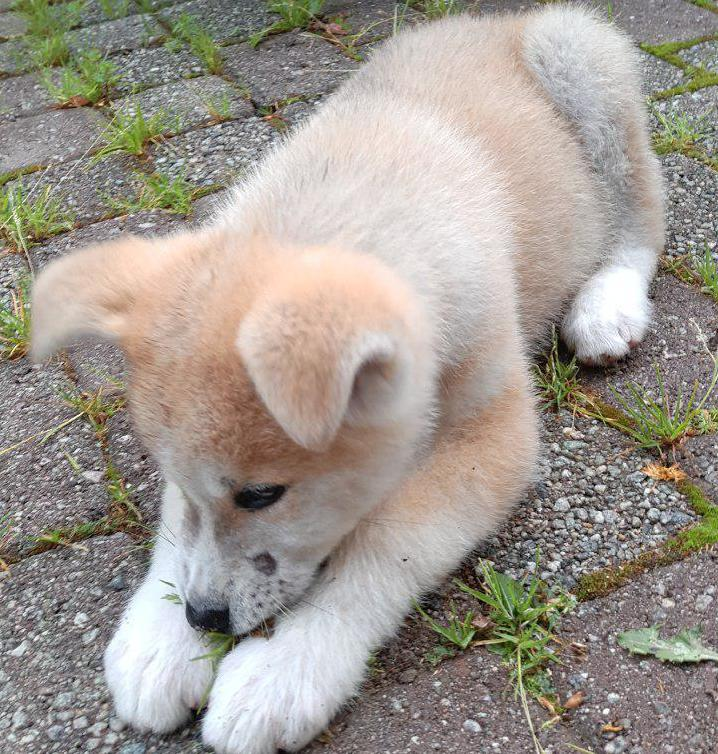
#> input picture demos/imagenes/dog.jpg, 718 x 754 px
$ python 17_Filtrado_Imagenes_FFT.py
#> lines starting #> are read from the running program, lines starting #| are printed output that depends on the picture
# -*- coding: utf-8 -*-
# ---
# jupyter:
#   jupytext:
#     formats: ipynb,py:percent
#     text_representation:
#       extension: .py
#       format_name: percent
#       format_version: '1.3'
#       jupytext_version: 1.6.0
#   kernel_info:
#     name: python3
#   kernelspec:
#     display_name: Python 3
#     language: python
#     name: python3
# ---

# %% [markdown]
# # Filtrado de imágenes usando transformada de Fourier
# <section class="post-meta">
# Carlos Ruestes, Cristián Sanchez
# </section>
# Última edición: Noviembre de 2020___

# %% [markdown]
# ## Introducción
#
# En este notebook discutiremos la transformada de Fourier bidimensional y su uso en filtrado de imágenes. Si desean un conocimiento conceptual más profundo, pueden ver las referencias al final de este notebook. Recuerden que podemos interpretar la transformada de Fourier del dominio espacial (aquí son las imágenes) como el dominio de frecuencias, o el espectro de frecuencias. Por simplicidad, usaremos imágenes en escala de grises, pero es relativamente sencillo generalizar esto a imágenes a color.

# %%
import matplotlib.pyplot as plt
import numpy as np
import scipy.fftpack as fft
from skimage import io
import warnings
# %matplotlib inline

# Tomar el logaritmo de cero al visualizar el espectro da advertencias,
# así que las desactivamos
warnings.filterwarnings("ignore")


# %% [markdown]
# ## Transformada de fourier de una imagen
#
# Para simplificar y minimizar la implementación de código, creamos una función para visualizar una imagen y su correspondiente espectro en el dominio de frecuencias. Nótese que graficamos el logaritmo del valor absoluto.

# %%
def visualise(image, spectrum, title='', title_img='', title_spec='', cmap='gray'):
    """ Visualizar una image y su espectro en frec. en una figura.

    Parametros:
        image: en forma de array, como en plt.imshow(). Imagen.
        spectrum:en forma de array, como en plt.imshow(). Espectro.
        title: string. Titulo. Opcional.
        title_img. string. Subtitulo. Opcional.
        title_spec. string. Subtitulo Espectro. Opcional.
        cmap: `~matplotlib.colors.Colormap`. Color map. Opcional.
    """
    plt.figure(figsize=(18, 5))
    plt.subplot(121)
    plt.imshow(image, cmap=cmap)
    plt.title(title_img)
    plt.subplot(122)
    plt.imshow(np.log(abs(spectrum)), cmap=cmap)
    plt.title(title_spec)
    plt.suptitle(title)
    plt.show()


# %% [markdown]
# Creamos dos funciones para calcular la transformada de Fourier y la antitransformada de una imagen. Nótese que estas funciones también desplazan los cuadrantes, de manera que las frecuencias bajas aparecen hacia el medio del espectro y la frecuencia aumenta a medida que lo hace la distancia al centro. Es una convención que se encuentra frecuentemente en la literatura.

# %%
def FFT(image):
    """ Computa la FFT discreta 2D de una imagen y desplaza el cero de frec.
    hacia el centro del espectro.

    Parametros:
        image: en forma de array, dimension (m,n), puede ser complejo.
    Returns: ndarray complejo, dimension (m,n). Espectro.
    """
    return np.fft.fftshift(np.fft.fft2(image))

def IFFT(spectrum):
    """ Desplaza el cero de frec. hacia los extremos del espectro y
    computa la anti FFT discreta 2D de una imagen.

    Parametros:
        spectrum: forma de array, dimension (m,n), puede ser complejo.
    Returns: ndarray complejo, dimension (m,n). Dominio espacila.
    """
    return np.fft.ifft2(np.fft.fftshift(spectrum))


# %% [markdown]
# Tomemos la transformada rápida de una imagen y grafiquemos el resultado.

# %%
img = io.imread('imagenes/dog.jpg', as_gray=True)
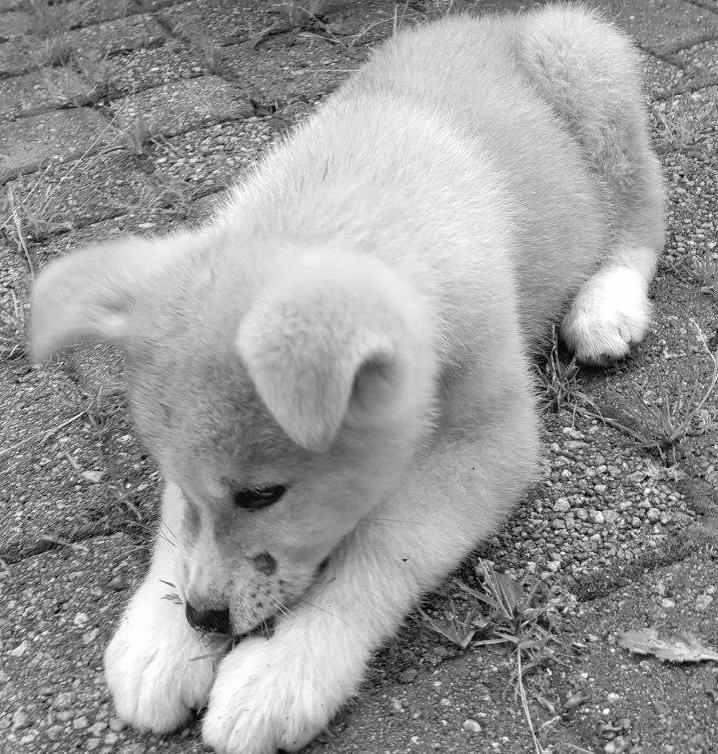
#> img: shape (754, 718) float64; min 0, max 1, mean 0.603

spec = FFT(img)
visualise(img, spec, title_img='Imagen inicial', title_spec='Espectro')


# %% [markdown]
# ## Filtrado
#
# Hay una cantidad innumerable de filtros que se pueden utilizar sobre el dominio en frecuencia para filtrar la imagen original. Vamos a implementar filtros de bajas y altas frecuencias en forma de filtro pasa-altos y pasa-bajos, respectivamente. Usaremos un filtro ideal y un filtro gaussiano en ambos casos.
#
# Se asume que la imagen en cuestión tiene $n$ pixeles horizontales (dirección $x$) y $m$ pixeles verticales (dirección $y$). Sea $x=0,1,...,n-1$ e $y=0,1,..,m-1$ que definen una grilla cuadrada $x \times y$. Denotemos al espectro en frecuencia como $\mathcal F$, los filtros ideales como $I_\text{lowpass}$ e $I_\text{highpass}$ y los filtros gaussianos como $G_\text{lowpass}$ y $G_\text{highpass}$, todos definidos en la grilla $x \times y$. Definimos estos filtros tal que un espectro filtrado esta dado por el producto matricial elemental  $\mathcal F\circ I$ y $\mathcal F\circ G$.
#
# $r=\sqrt{(x-n/2)^2+(y-m/2)^2}\geq0$ es la distancia desde el centro del espectro. Los filtros que consideramos dependen solo de un parámetro $\xi\in \mathbb{R}^+$. En esta notación, los filtros ideales estan dados por
#
# $$
# I_\text{lowpass}=\begin{cases}
# 1,& \text{si } r\leq\xi,\\
# 0,& \text{si } r>\xi,
# \end{cases}
# \quad \text{y} \quad
# I_\text{highpass}=\begin{cases}
# 1,& \text{si } r\geq\xi,\\
# 0,& \text{si } r<\xi,
# \end{cases}
# $$
#
# mientras que los filtros gaussianos estan dados por
#
# $$
# G_\text{lowpass}=e^{-\xi r^2}
# \quad \text{y} \quad
# G_\text{highpass}=1-e^{-\xi r^2}.
# $$

# %%
def filter_spectrum(spectrum, filter_type=None, val=50):
    """ Filtrado del espectro de una imagen de acuerdo a definicion.

    Parametros:
        spectrum:   array, dimension (m, n), puede ser complejo. Espectro a filtrar.
        filter_type: string. Nombre del filtro,
                     {'lowpass', 'highpass', 'gaussian_highpass', 'gaussian_lowpass'}.
        val:         float. Parametro del filtro.
    Returns: ndarray complejo, dimension (m, n). Espectro filtrado.
    """
#> called with spectrum = array of shape (754, 718), filter_type = 'lowpass', val = 40
    n, m = np.shape(spectrum)
#> n = 754; m = 718
    y, x = np.meshgrid(np.arange(1, m + 1), np.arange(1, n + 1))
    R2 = ((x - n/2)**2 + (y - m/2)**2)
    if (filter_type == 'lowpass'):
        return spectrum*(R2 <= val**2)
    elif (filter_type == 'highpass'):
        return spectrum*(R2 >= val**2)
    elif (filter_type == 'gaussian_highpass'):
        return spectrum*(1 - np.exp(-val*R2))
    elif (filter_type == 'gaussian_lowpass'):
        return spectrum*np.exp(-val*R2)
    elif (filter_type != None):
        raise ValueError('%s is not a valid filter!' % (filter_type))
    return spectrum


# %% [markdown]
# Ahora usamos estos filtros en el espectro de frecuencia y antitransformamos para obtener imágenes filtradas. Nótese que las imagenes filtradas con el filtro gaussiano se presentan como más suaves que aquellas con filtro ideal.

# %% [markdown]
# ### Pasa-bajos

# %%
filtered_spec = filter_spectrum(spec, 'lowpass', 40)  #Prueben modificar el valor de 40.
filtered_img = np.real(IFFT(filtered_spec))
visualise(filtered_img, filtered_spec, title='Filtro pasa-bajos ideal')

# %%
filtered_spec = filter_spectrum(spec, 'gaussian_lowpass', 0.001)
filtered_img = np.real(IFFT(filtered_spec))
visualise(filtered_img, filtered_spec, title='Filtro pasa-bajos gaussiano')

# %% [markdown]
# ### Pasa-altos

# %%
filtered_spec = filter_spectrum(spec, 'highpass', 10)
filtered_img = np.real(IFFT(filtered_spec))
visualise(filtered_img, filtered_spec, title='Filtro pasa-altos ideal')
#> call 4 of visualise, with spectrum = array of shape (754, 718), title = 'Filtro pasa-altos ideal', title_img = '', title_spec = '', cmap = 'gray'
#> in visualise (call 4), `plt.show()`:
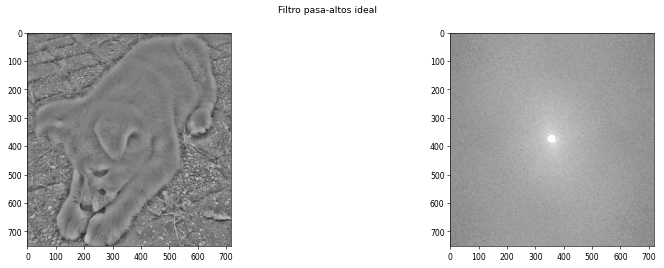
#> figure drawn by matplotlib, 2 panels

# %%
filtered_spec = filter_spectrum(spec, 'gaussian_highpass', 0.01)
filtered_img = np.real(IFFT(filtered_spec))
visualise(filtered_img, filtered_spec, title='Filtro pasa-altos gaussiano')

# %% [markdown]
# ## Filtrando patrones específicos y ruido
#
# En los próximos ejemplos incluímos una imagen con patrones de ruido. Se las transforma al dominio de frecuencias, se le quitan las anomalías y se obtienen imágenes filtradas antitransformando al dominio espacial.

# %% [markdown]
# ### Ejemplo 1

# %%
img = io.imread('imagenes/dog_noise1.jpg', True)
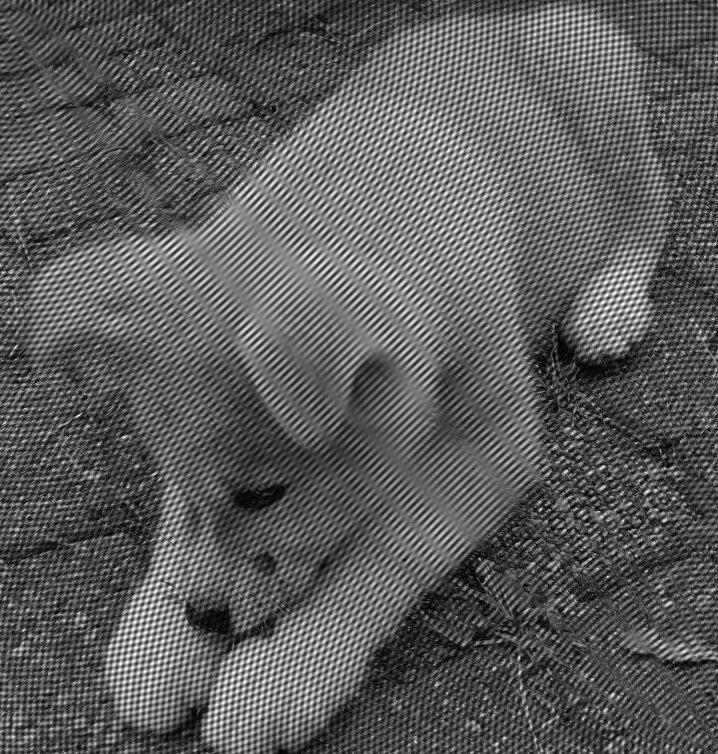
#> input picture demos/imagenes/dog_noise1.jpg, 718 x 754 px
#> img is the input picture: shape (754, 718); min 0, max 255, mean 92.2
spec = FFT(img)
visualise(img, spec, title_img='Imagen con ruido', title_spec='Espectro sin filtrar')

# %%
# Crear un filtro para quitar la anomalía (Conversemos como se ve la misma)
n, m = np.shape(img)
#> n = 754; m = 718
y, x = np.meshgrid(np.arange(m), np.arange(n))
R2 = (x - n/2)**2 + (y - m/2)**2
filtered_spec = spec*(R2 <= 100**2) + spec*(R2 >= 130**2) #Prueben otros valores!
filtered_img = np.real(IFFT(filtered_spec))

# Visualizamos el resultado
visualise(filtered_img, filtered_spec, title_img='Imagen filtrada',
          title_spec='Espectro filtrado')

# %% [markdown]
# ### Ejemplo 2

# %%
img = io.imread('imagenes/dog_noise2.jpg', True)
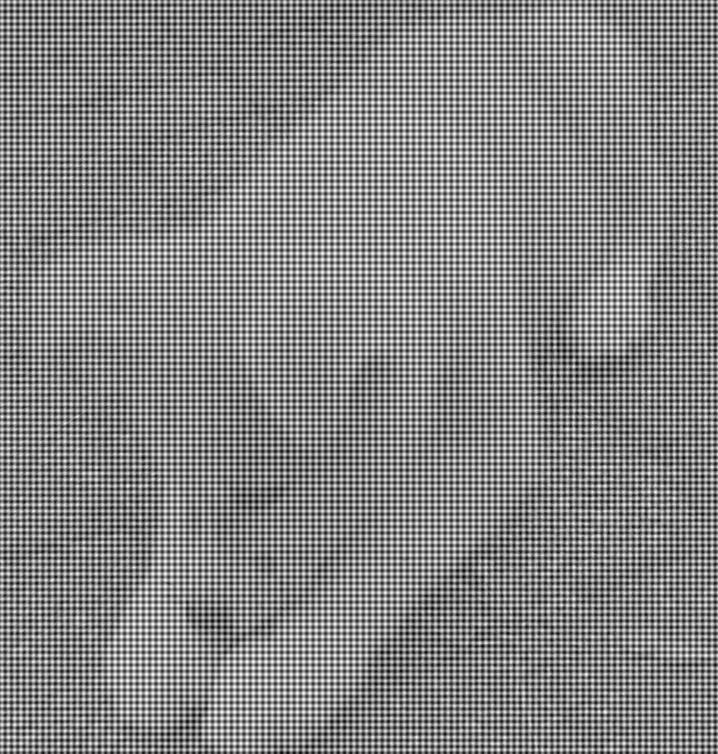
#> input picture demos/imagenes/dog_noise2.jpg, 718 x 754 px
#> img is the input picture: shape (754, 718); min 0, max 255, mean 132.1
spec = FFT(img)
visualise(img, spec, title_img='Imagen con ruido', title_spec='Espectro sin filtrar')
#> in visualise (call 8), `plt.show()`:
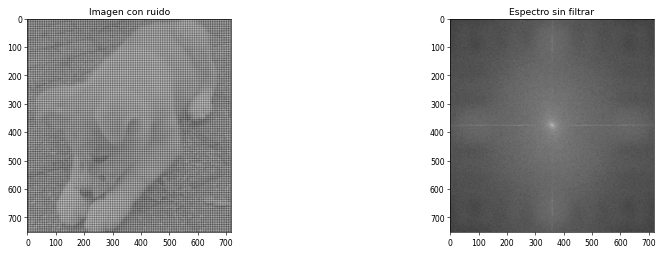
#> figure drawn by matplotlib, 2 panels

# %%
# Crear un filtro para quitar la anomalía (Conversemos como se ve la misma)
n, m = np.shape(img)
y, x = np.meshgrid(np.arange(m), np.arange(n))
filtered_spec = spec*(x <= n/2 - 1) + spec*(x >= n/2 + 1)
filtered_spec = filtered_spec*(y <= m/2 - 1) + filtered_spec*(y >= m/2 + 1)
filtered_img = np.real(IFFT(filtered_spec))
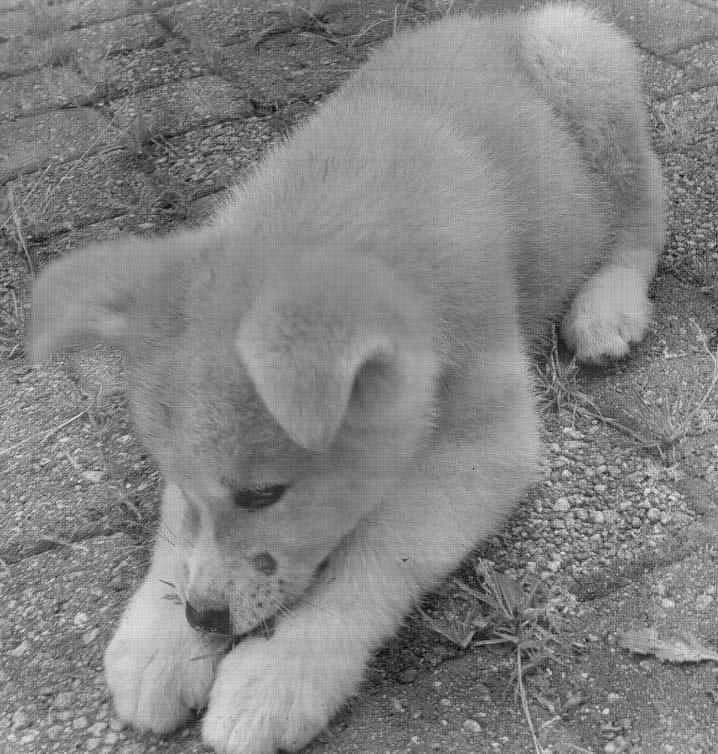
#> filtered_img: shape (754, 718) float64; min -37.4, max 35.07, mean 0; drawn with min black and max white

# Visualise result
visualise(filtered_img, filtered_spec, title_img='Imagen filtrada',
          title_spec='Espectro filtrado')
#> in visualise (call 9), `plt.show()`:
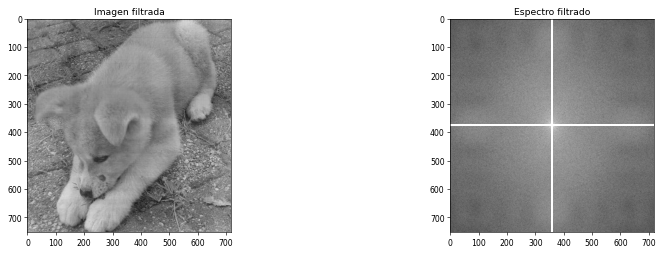
#> figure drawn by matplotlib, 2 panels

# %% [markdown]
# ### Lectura extra
#
#
# * Robert Fisher, Simon Perkins, Ashley Walker and Erik Wolfart: Fourier Transform, http://homepages.inf.ed.ac.uk/rbf/HIPR2/fourier.htm, 2000.
# * Paul Bourke: Image Filtering in the Frequency Domain, http://paulbourke.net/miscellaneous/imagefilter/, 1998.
# * Steven Lehar: An Intuitive Explanation of Fourier Theory, http://cns-alumni.bu.edu/~slehar/fourier/fourier.html.
#
# Multi-dimensional image processing using scipy: https://docs.scipy.org/doc/scipy-0.18.1/reference/ndimage.html

# %%
